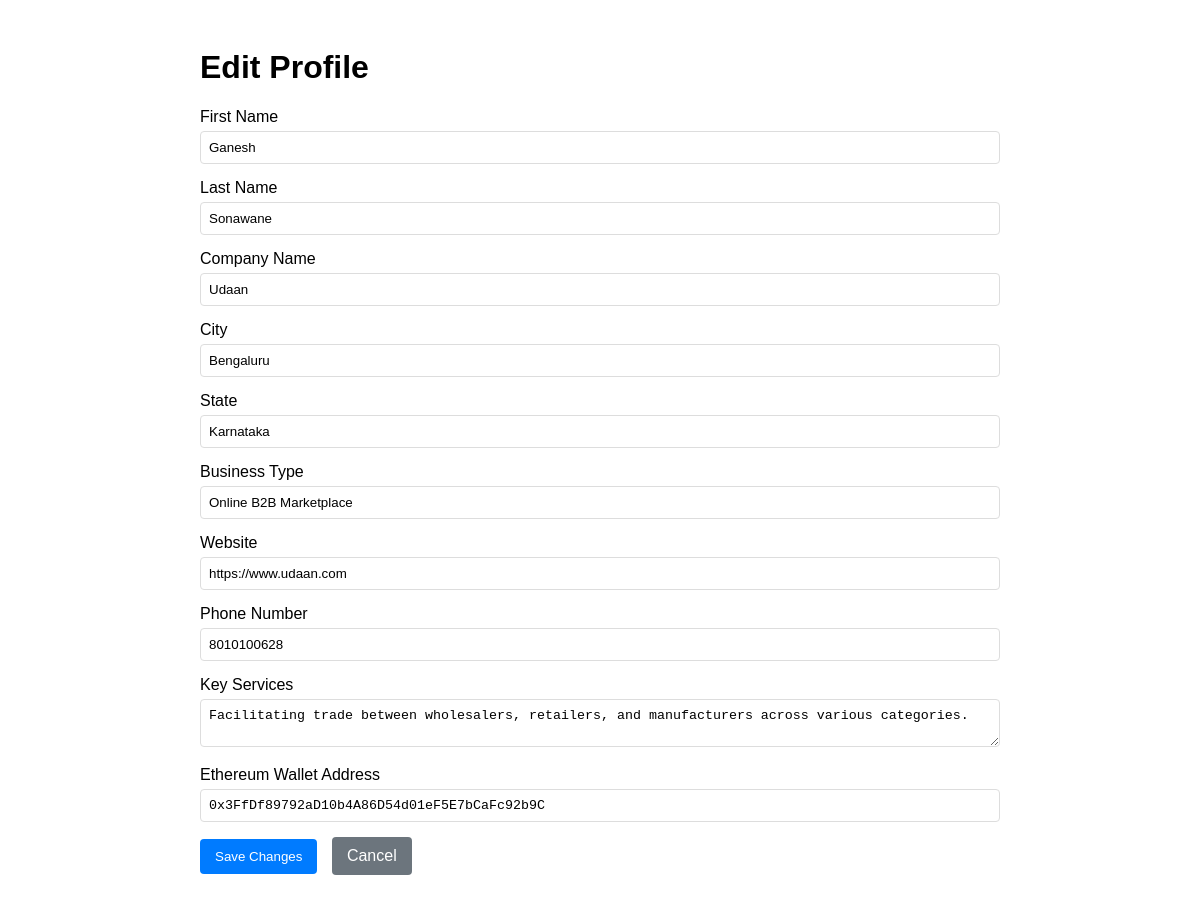
The app's page /supplier/profile/edit/ (signed in), older data.
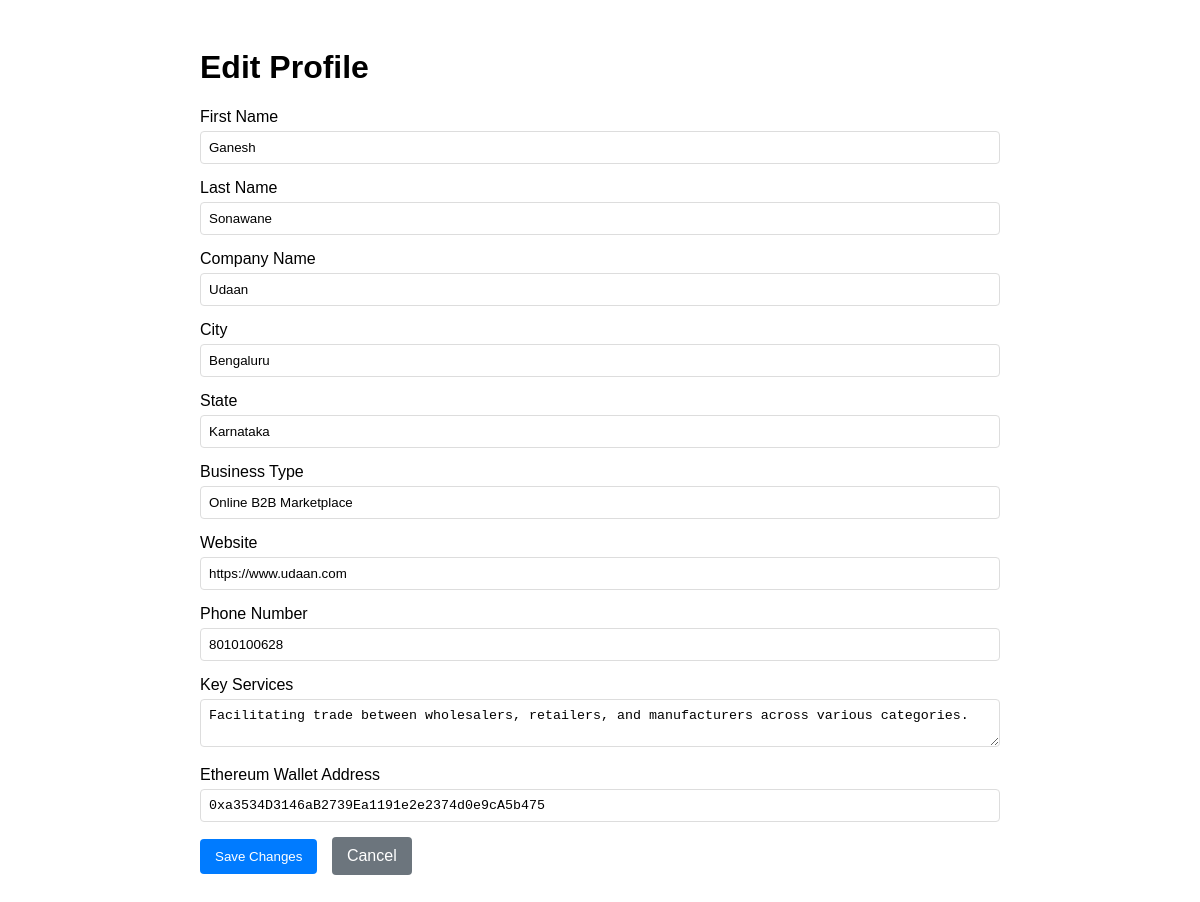
The same page, newer data.
### supplier/models.py (models this page shows, shortened)
class Supplier(models.Model):
    user = models.OneToOneField(User, on_delete=models.CASCADE)
    first_name = models.CharField(max_length=100)
    last_name = models.CharField(max_length=100)
    company_name = models.CharField(max_length=200)
    city = models.CharField(max_length=100)
    state = models.CharField(max_length=100)
    business_type = models.CharField(max_length=100)
    website = models.URLField(blank=True)
    phone_number = models.CharField(max_length=20)
    key_services = models.TextField()
    wallet_address = models.CharField(max_length=42, blank=True, null=True)
    review_count = models.PositiveIntegerField(default=0)
    average_rating = models.DecimalField(max_digits=3, decimal_places=2, default=0.0)

### supplier/views.py (the view, shortened to what this page needs)
# urls.py: path('profile/edit/', views.edit_profile, name='manufacturer_edit_profile'),
def edit_profile(request):
    if not request.user.is_authenticated:
        return redirect('supplier_login')
    try:
        supplier = Supplier.objects.get(user=request.user)
    except Supplier.DoesNotExist:
        messages.error(request, "Supplier profile not found")
        return redirect('supplier_dashboard')
    return render(request, 'supplier/edit_profile.html', {'supplier': supplier})

### supplier/templates/supplier/edit_profile.html (shortened to what this page needs)
<!DOCTYPE html>
<html>
  <head>
  </head>
  <body>
    <div class="container">
      <h1>Edit Profile</h1>
      <form method="post">
        <div class="form-group">
          <label for="first_name">First Name</label>
          <input
            type="text"
            id="first_name"
            name="first_name"
            value="{{ supplier.first_name }}"
            required
          />
        </div>
        <div class="form-group">
          <label for="last_name">Last Name</label>
          <input
            type="text"
            id="last_name"
            name="last_name"
            value="{{ supplier.last_name }}"
            required
          />
        </div>
        <div class="form-group">
          <label for="company_name">Company Name</label>
          <input
            type="text"
            id="company_name"
            name="company_name"
            value="{{ supplier.company_name }}"
            required
          />
        </div>
        <div class="form-group">
          <label for="city">City</label>
          <input
            type="text"
            id="city"
            name="city"
            value="{{ supplier.city }}"
            required
          />
        </div>
        <div class="form-group">
          <label for="state">State</label>
          <input
            type="text"
            id="state"
            name="state"
            value="{{ supplier.state }}"
            required
          />
        </div>
        <div class="form-group">
          <label for="business_type">Business Type</label>
          <input
            type="text"
            id="business_type"
            name="business_type"
            value="{{ supplier.business_type }}"
            required
          />
        </div>
        <div class="form-group">
          <label for="website">Website</label>
          <input
            type="url"
            id="website"
            name="website"
            value="{{ supplier.website }}"
          />
        </div>
        <div class="form-group">
          <label for="phone_number">Phone Number</label>
          <input
            type="tel"
            id="phone_number"
            name="phone_number"
            value="{{ supplier.phone_number }}"
            required
          />
        </div>
        <div class="form-group">
          <label for="key_services">Key Services</label>
          <textarea id="key_services" name="key_services" required>
{{ supplier.key_services }}</textarea
          >
        </div>
        <div class="form-group">
          <label for="wallet_address">Ethereum Wallet Address</label>
          <input
            type="text"
            id="wallet_address"
            name="wallet_address"
            value="{{ supplier.wallet_address }}"
            class="wallet-field"
            required
            pattern="^0x[a-fA-F0-9]{40}$"
            title="Please enter a valid Ethereum wallet address starting with 0x"
          />
        </div>
        <button type="submit">Save Changes</button>
        <a href="{% url 'supplier_profile' %}" class="cancel-btn">Cancel</a>
      </form>
    </div>
  </body>
</html>

Row changes from the older to the newer data that the page shows:
changed Supplier "Ganesh": wallet_address "0x3FfDf89792aD10b4A86D54d01eF5E7bCaFc92b9C" → "0xa3534D3146aB2739Ea1191e2e2374d0e9cA5b475"
